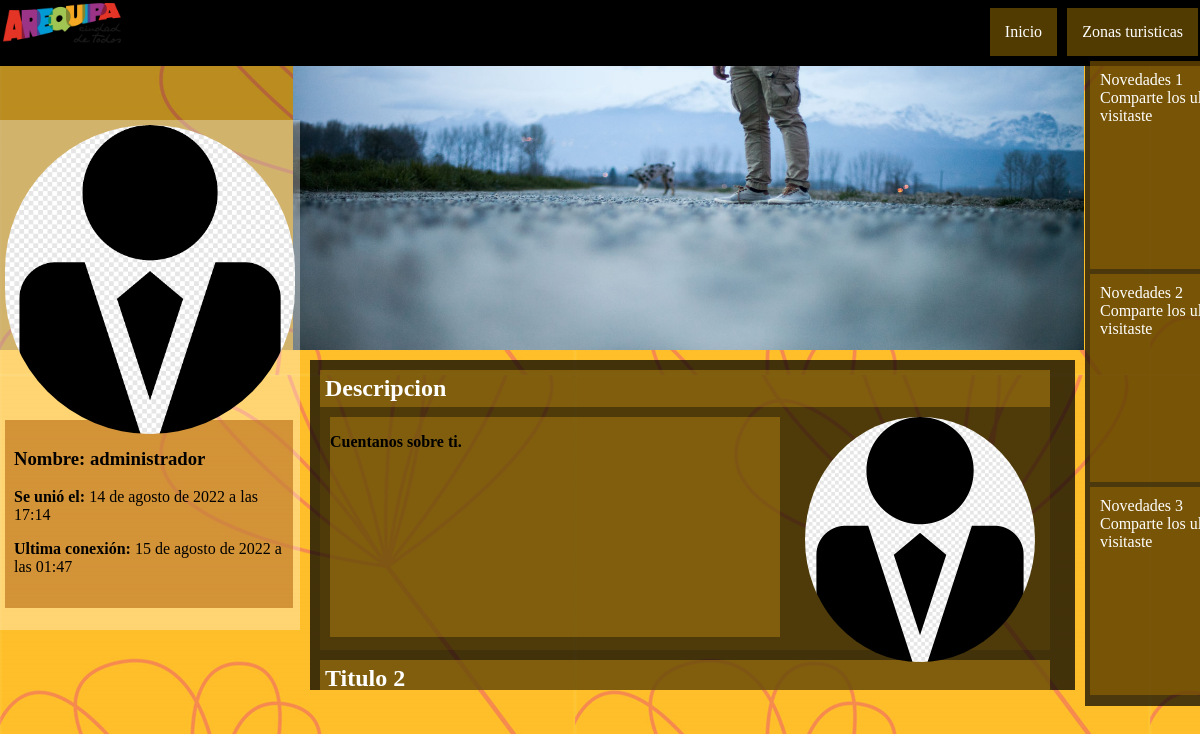
The page /usuario/ (signed in) on the database its author committed.
### AppTurismo/models.py (models this page shows, shortened)
class UsuarioCliente (AbstractUser):
    image = models.ImageField(upload_to='users', null=True, blank=True)
    def get_image(self):
        if self.image:
            return '{}{}'.format(MEDIA_URL, self.image)
        return '{}{}'.format(STATIC_URL, 'img/empty.png')

### AppTurismo/views.py (the view)
# urls.py: path('usuario/', myHomeView2, name='view'),
def myHomeView2(request):
    return render(request,'usuario_view.html',{})

### template/usuario_view.html (shortened to what this page needs)
<!DOCTYPE html>
<html>
    <head>
        <link rel="stylesheet" href="/../media/lib/bootstrap/css/perfil.css">
    </head>
    <body>
        <div class="inicio">
            <img class="logo"src="../media/img/logo.png" alt="">
            <div>
            <a class="opciones" href="/zonaturismo/">Zonas turisticas</a>
            <a class="opciones" href="../">Inicio</a>
        </div>
        </div>
        <div class="portada" ><img  class="portadas" src="../media/img/7.jpg" alt=""></div>
        <div class="lugares"></div>
        <div class="novedades">
            <div class="parte1">
                <a href="">Novedades 1 </a><br>
                <a> Comparte los ultimos lugares que visitaste</a>
            </div>
            <div class="parte2">
                <a href="">Novedades 2</a><br>
                <a> Comparte los ultimos lugares que visitaste</a>
            </div>
            <div class="parte3">
                <a href="">Novedades 3</a><br>
                <a> Comparte los ultimos lugares que visitaste</a>
            </div>
        </div>
        <div class="personal">
            <div class="foto"><img class="fotos" src="{{ user.get_image }}" alt=""></div>
            <div class=caracteristicas>
                <h3>Nombre: {{ user.get_full_name }}</h3>
                <p><b>Se unió el: </b>{{ user.date_joined }} </p>
                <p><b>Ultima conexión: </b>{{ user.last_login }} </p>
            </div>
        </div>
        <div class="lugares">
            <div class="lugar">
                <h2>Descripcion</h2>
                <div class="deslugar">
                    <p><b>Cuentanos sobre ti.</b></p>
                </div>
                <img class="imagenlug"src="{{ user.get_image }}" alt="">
            </div>
            <div class="lugar">
                <h2>Titulo 2 </h2>
            </div>
        </div>
    </body>
</html>

### rows shown on the page
UsuarioCliente: get_image (picture), get_full_name "administrador", date_joined "14 de agosto de 2022 a las 17:14", last_login "15 de agosto de 2022 a las 01:47"
